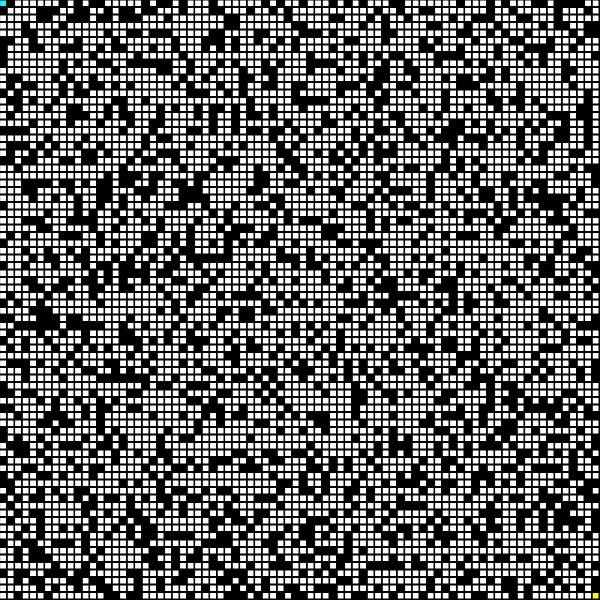
Frame 1 (no input)
Frame 60 (no input): identical to frame 1, image omitted
Frame 120 (the mouse pressed at the canvas centre since frame 60): identical to frame 1, image omitted

The p5.js sketch that drew this single still picture (run headless with seeded random() and noise() and a simulated clock; from frame 60 on, the mouse is pressed at the canvas centre):

// p5.js sketch
// ── sketch.js
var cols = 80;
var rows = 80;
var grid = new Array(cols);

var openSet = [];
var closedSet = [];
var path = [];

var start;
var end;
var endx = cols-1;
var endy = rows-1;
// var endx=35;
// var endy=42;
var w, h;
var totalMoves = 0;	// Just to log down how many moves in total

function Spot(i,j){
	this.i = i;
	this.j = j;
	this.f = 999;
	this.g = 999;
	this.h = 0;
	this.neighbors = [];	//Keep track of its neighbors
	this.wall = false;

	if(random(1) < 0.3){
		this.wall = true;
	}

	this.addNeighbors = function(grid){
			var i = this.i;
			var j = this.j;
			if(i < cols-1){
				this.neighbors.push(grid[i+1][j]);
			}
			if(i>0){
				this.neighbors.push(grid[i-1][j]);
			}
			if(j<rows-1){
				this.neighbors.push(grid[i][j+1]);
			}
			if(j>0){
				this.neighbors.push(grid[i][j-1]);
			}

	}

	this.show = function(color){

		fill(color);
		if(this.wall){
			fill(0);
		}
		rect(this.i*w, this.j*h, w-1,h-1)
	}
}

function removeFromArray(arr,elt){
		for(var i = arr.length-1 ; i >= 0;i--){
			if (arr[i] == elt){
				arr.splice(i,1);
			}
		}
}

function heuristic(a,b){

	d = abs(a.i-b.i) + abs(a.j-b.j);
	return d;
}


function setup() {
	;
	createCanvas(600, 600);
	console.log("A* Path Finding\n=======================================");

	w = width/cols;
	h = height/rows;

	for(var i = 0 ; i<cols;i++){
		grid[i] = new Array(rows);
	}

	for(var i = 0 ; i<rows;i++){
		for(var j = 0 ; j<cols;j++){
				grid[i][j] = new Spot(i,j);
		}
	}

	for(var i = 0 ; i<rows;i++){
		for(var j = 0 ; j<cols;j++){
				grid[i][j].addNeighbors(grid);
		}
	}
	console.log("Completed Initializing grid with spots");
	start = grid[0][0];
	end = grid[endx][endy];
	start.g = 0;
	openSet.push(start)
	start.f = heuristic(start,end);
	start.wall = false;
	end.wall = false;
	console.log("Please Click to toggle Finding path")
}
var startFind = 0;
function mouseClicked(){
	startFind ^= 1;
	if(startFind == 1){
		console.log("Start Finding Path ...");
	}else{
		console.log("Stop Finding Path ... ");
	}
}


function draw() {
	background(0);

	if(startFind == 1){
		if(openSet.length > 0){
			//Keep on iterating

			var lowestIndex=0;
			for(var i = 0 ; i < openSet.length ; i++){
				if(openSet[i].f < openSet[lowestIndex].f){
					lowestIndex = i;
				}
			}
			var current = openSet[lowestIndex];

			if(current === end){

				path = [];
				var temp = current;

				while(temp.previous){
					totalMoves += 1;
					path.push(temp.previous);
					temp = temp.previous;
				}
				// console.log("Path : ");
				// for(var i = 0 ; i < path.length ; i++){
				// 	console.log("(" + path[i].j + "," + path[i].i + ")");
				// }
				console.log("Done! There are " + totalMoves + " moves in the paths according toi this heuristic!");

				noLoop();
				//return;


			}
			else{

			closedSet.push(current);
			//openSet.remove
			removeFromArray(openSet,current);

			var neighbors = current.neighbors;
			var tentative_gscore = 999;
			for (var i = 0 ; i < neighbors.length;i++){
					var neighbor = neighbors[i];
					if(closedSet.includes(neighbor)){
						continue; //ignore the neighbor which has already been evaluated
					}
					//get the tentaive_gscore
					tentaive_gscore = current.g + 1;
					if(!( openSet.includes(neighbor)) && neighbor.wall == false){
						openSet.push(neighbor);
					}else if(tentaive_gscore >= neighbor.g){
						continue;
					}
					neighbor.previous = current;
					neighbor.h = heuristic(neighbor,end);
					neighbor.f = neighbor.g + neighbor.h;
				}
			}
		}
	}

		for(var i = 0 ; i<rows;i++){
			for(var j = 0 ; j<cols;j++){
					grid[i][j].show(color(255));

			}
		}

		for(var i = 0 ; i < closedSet.length ; i++){
			closedSet[i].show(color(255,0,0));
		}

		for(var i = 0 ; i < openSet.length ; i++){
			openSet[i].show(color(0,255,0));
		}
		for(var i = 0 ; i < path.length ;i++){
			path[i].show(color(0,0,255));
		}

		start.show(color(0,255,255));
		end.show(color(255,255,0));
}
